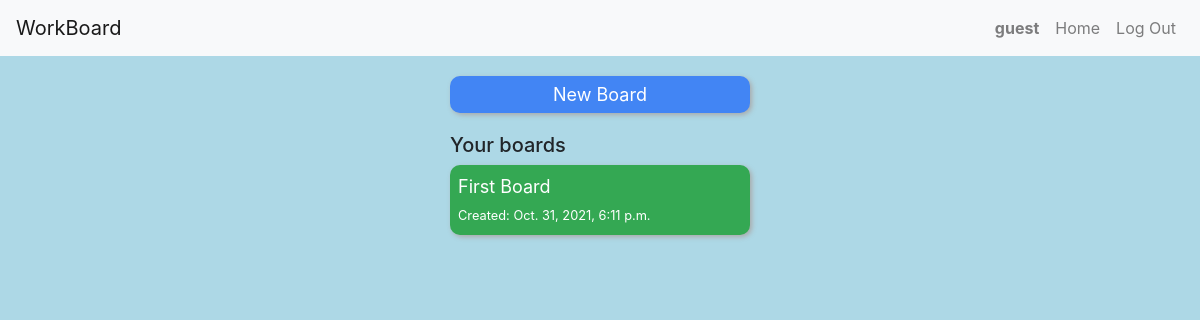
Page /workboard/ (signed in) on the earlier database version.
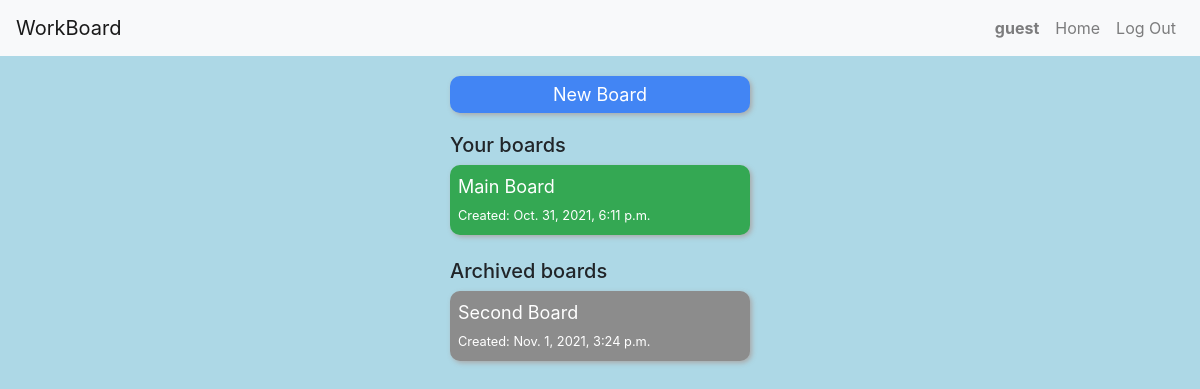
Same page on the later database version.
### workboard/models.py (models this page shows, shortened)
class Board(models.Model):
	creator = models.ForeignKey(User, on_delete=models.CASCADE, related_name='boards')	# related name: User.maps
	title = models.CharField(max_length=50)
	description = models.TextField(blank=True)
	public_visibility = models.BooleanField(default=False)
	archived = models.BooleanField(default=False)
	timestamp = models.DateTimeField(auto_now_add=True)

### workboard/views.py (the view)
# urls.py: path("", views.index, name="index"),
def index(request):
	if request.user.is_authenticated:
		logged_user = User.objects.get(pk=request.user.id)
		personal_boards = Board.objects.filter(creator=logged_user, archived=False)
		archived_boards = Board.objects.filter(creator=logged_user, archived=True)
		return render(request, 'workboard/index.html', {
			'personal_boards': personal_boards,
			'archived_boards': archived_boards
		})
	else:	# Redirect to the login page
		return HttpResponseRedirect(reverse('login'))

### workboard/templates/workboard/index.html (shortened to what this page needs)
{% extends 'workboard/layout.html' %}
{% load static %}
{% block body %}
{% if user.is_authenticated %}
<div class="flex-container">
	<div class="flexbox-item">
		<div id="new-board-btn">
			<button id="create-board-form-btn">New Board</button>
		</div>
		<div id="more-boards">
			<h5>Your boards</h5>
			<ul class="boards-list">
				{% for board in personal_boards %}
					<li>
						<a href="{% url 'workboard:board-page' board.id %}">
							<button class="active-list-item">{{ board.title }}<br><span class="timestamp">Created: {{ board.timestamp }}</span></button>
						</a>
					</li>
				{% empty %}
					<li>You don't have any active boards.</li>
				{% endfor%}
			</ul>
{% endif %}
			{% if archived_boards %}
				<h5>Archived boards</h5>
			{% endif %}
			<ul class="boards-list">
				{% for board in archived_boards %}
					<li>
						<a href="{% url 'workboard:board-page' board.id %}">
							<button class="archived-list-item">{{ board.title }}<br><span class="timestamp">Created: {{ board.timestamp }}</span></button>
						</a>
					</li>
				{% endfor %}
			</ul>
		</div>
	</div>
</div>
{% endblock %}

Differences in the rows shown:
changed Board: title "First Board" → "Main Board"
added Board: title "Second Board", timestamp "Nov. 1, 2021, 3:24 p.m.", shown under "Archived boards"
Other differences:
text now shown: "Archived boards"
